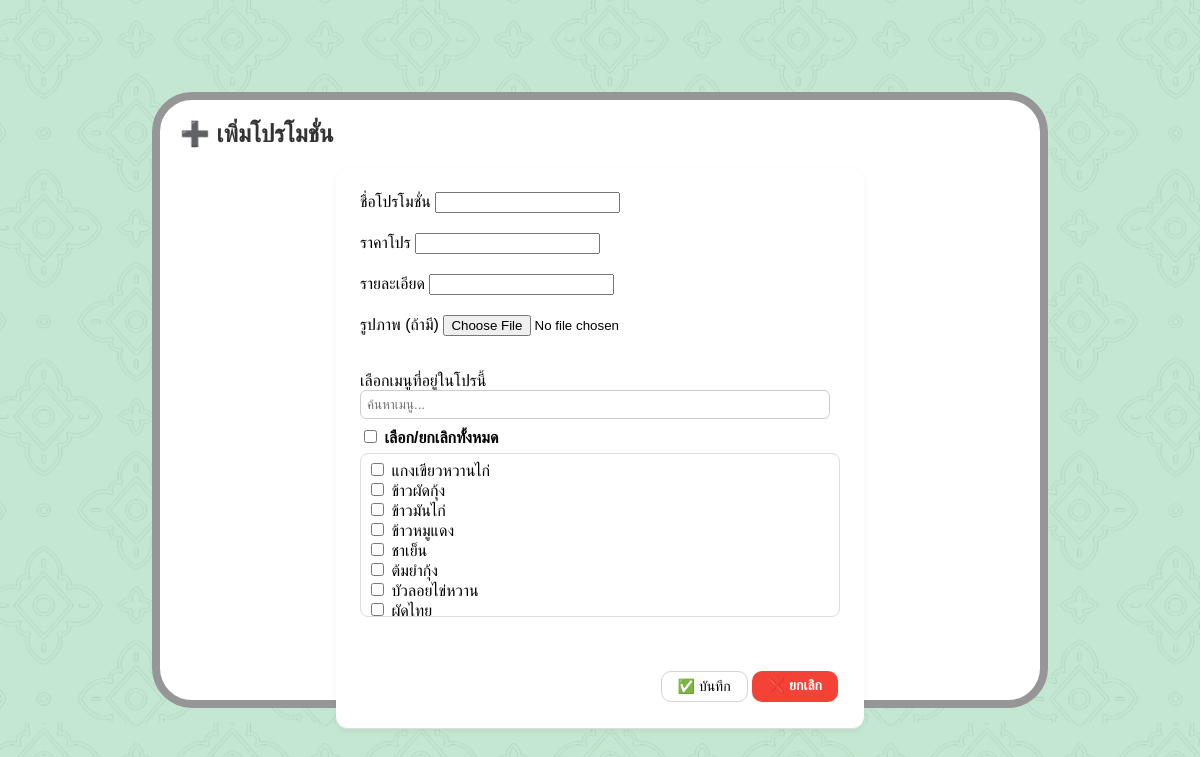
Page /createPromotion.php (signed in) on the committed database.
### tables this page shows
CREATE TABLE Menu (
    MenuID INT(3) AUTO_INCREMENT PRIMARY KEY,
    CategoryID INT(2),
    Name VARCHAR(50),
    Price DECIMAL(6,2),
    Status BOOLEAN,
    MenuDes VARCHAR(100),
    Picture VARCHAR(100),
    FOREIGN KEY (CategoryID) REFERENCES Category(CategoryID)
);

### createPromotion.php (the view, shortened to what this page needs)
<?php
include 'backend/db_connect.php';
$menuList = $conn->query("SELECT MenuID, Name FROM Menu ORDER BY Name");
?>
<!DOCTYPE html>
<html lang="th">
<head>
    <link rel="stylesheet" href="css/menu_list.css">
</head>
<body>
<div class="container">
    <div class="header-bar"><h1>➕ เพิ่มโปรโมชั่น</h1></div>
    <form action="" method="POST" enctype="multipart/form-data" class="menu-box" style="max-width:480px;margin:auto">
        <div>
            <label>ชื่อโปรโมชั่น</label>
            <input type="text" name="PromotionName" required>
        </div>
        <div>
            <label>ราคาโปร</label>
            <input type="number" name="PromotionPrice" step="0.01" required>
        </div>
        <div>
            <label>รายละเอียด</label>
            <input type="text" name="PromotionDes">
        </div>
        <div>
            <label>รูปภาพ (ถ้ามี)</label>
            <input type="file" name="Picture" accept="image/*">
        </div>
        <div style="margin:1em 0;">
            <label>เลือกเมนูที่อยู่ในโปรนี้</label>
            <input type="text" id="menuSearch" placeholder="ค้นหาเมนู..." style="width:95%;margin-bottom:8px;padding:6px;border:1px solid #ccc;border-radius:6px;">
            <label style="display:block;margin-bottom:6px;">
                <input type="checkbox" id="selectAllMenu"> <strong>เลือก/ยกเลิกทั้งหมด</strong>
            </label>
            <div id="menuListWrap" style="max-height:150px;overflow-y:auto;border:1px solid #ddd;padding:6px;border-radius:8px;">
                <?php while($menu = $menuList->fetch_assoc()): ?>
                    <label class="menu-checkbox" style="display:block">
                        <input type="checkbox" name="MenuIDs[]" value="<?= $menu['MenuID'] ?>">
                        <?= htmlspecialchars($menu['Name']) ?>
                    </label>
                <?php endwhile; ?>
            </div>
        </div>
        <div class="actions" style="margin-top:1em;justify-content:flex-end">
            <button type="submit" class="btn-small">✅ บันทึก</button>
            <a href="menu_list.php" class="btn-small btn-delete">❌ ยกเลิก</a>
        </div>
    </form>
</div>
</body>
</html>

### css/menu_list.css (style rules this page uses)
body { font-family: 'Sarabun', sans-serif; background: url('../img/background.png'); background-size: cover; margin: 0; padding: 0; }
.container { background-color: white; background-size: 80%; margin: 0 auto; padding: 20px; width: 70%; height: 70%; border-radius: 40px; border: 8px solid #969696; position: absolute; top: 50%; left: 50%; transform: translate(-50%, -50%); }
.header-bar { display: flex; justify-content: space-between; align-items: center; margin-bottom: 20px; }
.header-bar h1 { font-size: 24px; margin: 0; color: #333; }
.menu-box { display: flex; flex-direction: column; padding: 24px; background-color: white; box-shadow: 0 2px 6px rgba(0, 0, 0, 0.05); gap: 20px; border-bottom: 1px solid #ddd; border-radius: 12px; }
.btn, .btn-small { text-decoration: none; display: inline-block; padding: 6px 12px; margin: 2px; border: 1px solid #d3d3d3; background-color: white; color: black; border-radius: 4px; font-size: 14px; cursor: pointer; transition: 0.2s ease; text-align: center; }
.btn-small { font-size: 14px; padding: 6px 16px; border-radius: 10px; }
.btn-delete { background-color: #f44336; color: white; border: none; font-weight: bold; }
.actions { display: flex; justify-content: space-between; margin-top: 20px; }

### rows in the picture
menu: Name "แกงเขียวหวานไก่"
menu: Name "ข้าวผัดกุ้ง"
menu: Name "ข้าวมันไก่"
menu: Name "ข้าวหมูแดง"
menu: Name "ชาเย็น"
menu: Name "ต้มยำกุ้ง"
menu: Name "บัวลอยไข่หวาน"
menu: Name "ผัดไทย"
